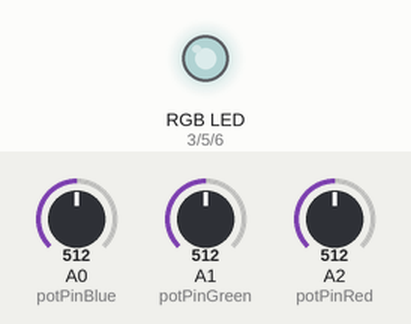
Simulated run of this sketch. Board: Arduino Uno, built with avr-gcc and run on an emulated ATmega328P. Shown: an RGB LED mixed from three pins (HIGH = lit). Inputs (shaded band) come from the test bench; at power-on: A0 (potPinBlue) = 512, A1 (potPinGreen) = 512, A2 (potPinRed) = 512. Dim RGB values are drawn brighter than linear.

Above: at 1.2 s.
1.3 s: A0 (potPinBlue) set to 716
At 1.7 s:
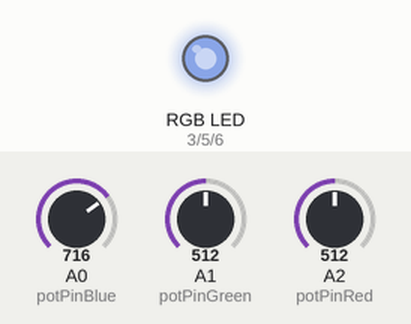
2.8 s: A1 (potPinGreen) set to 716
At 4.0 s:
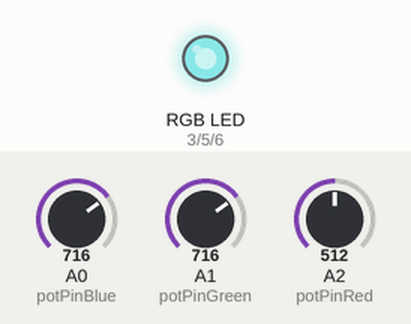
4.3 s: A2 (potPinRed) set to 716
At 5.1 s:
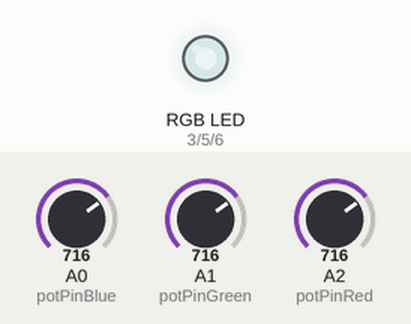
5.8 s: A0 (potPinBlue) set to 900
At 6.3 s:
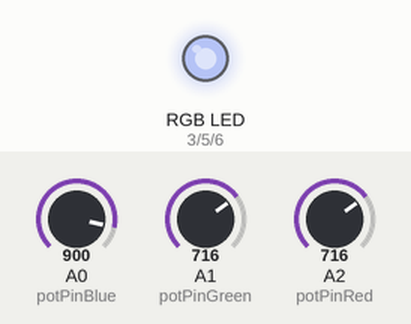
7.3 s: A1 (potPinGreen) set to 900
At 8.5 s:
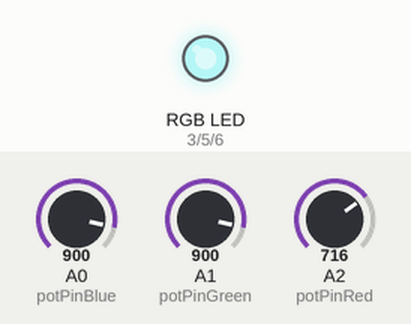
8.8 s: A2 (potPinRed) set to 900
At 9.8 s:
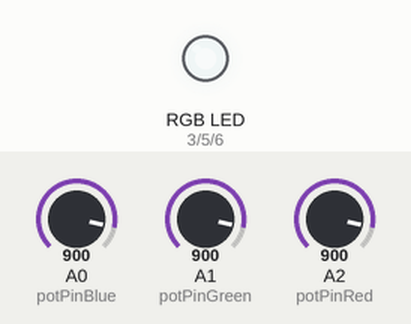
Timing chart, 0 to 11.3 s (numbered marks = the images above; inputs shaded):
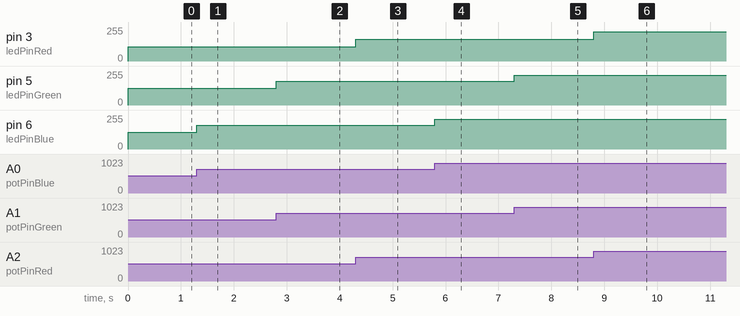

Measured:
- after the input at 1.3 s, pin 6 (ledPinBlue): 127/255 → 178/255 at once
- after the input at 2.8 s, pin 5 (ledPinGreen): 127/255 → 178/255 at once
- after the input at 4.3 s, pin 3 (ledPinRed): 106/255 → 165/255 at once
- after the input at 5.8 s, pin 6 (ledPinBlue): 178/255 → 224/255 at once
- after the input at 7.3 s, pin 5 (ledPinGreen): 178/255 → 224/255 at once
- after the input at 8.8 s, pin 3 (ledPinRed): 165/255 → 219/255 at once

The sketch:

RGB_LED_3_potentiometers.ino
```cpp
// analog output
const int ledPinRed = 3,
          ledPinGreen = 5,
          ledPinBlue = 6;

// analog input
const int potPinRed = A2,
          potPinGreen = A1,
          potPinBlue = A0;

// bounds for led and potentiometer; used for mappings
const int potLowerBound = 0,
          brokenPotLowerB = 145, // 145 because one of the potentiometers is broken and that is the minimum
          potUpperBound = 1023,
          ledLowerBound = 0,
          ledUpperBound = 255;

// potentiometers values
int potValueRed = 0,
    potValueGreen = 0,
    potValueBlue = 0;

// mapped values of potentiometers
int mappedValueRed = 0,
    mappedValueGreen = 0,
    mappedValueBlue = 0;

void setup() {
  pinMode(ledPinRed, OUTPUT);
  pinMode(ledPinGreen, OUTPUT);
  pinMode(ledPinBlue, OUTPUT);

  pinMode(potPinRed, INPUT);
  pinMode(potPinGreen, INPUT);
  pinMode(potPinBlue, INPUT);

  Serial.begin(9600);
}

void loop() {
  // put your main code here, to run repeatedly:

  potValueRed = analogRead(potPinRed);
  mappedValueRed = map(potValueRed, brokenPotLowerB, potUpperBound, ledLowerBound, ledUpperBound);

  potValueGreen = analogRead(potPinGreen);
  mappedValueGreen = map(potValueGreen, potLowerBound, potUpperBound, ledLowerBound, ledUpperBound);

  potValueBlue = analogRead(potPinBlue);
  mappedValueBlue = map(potValueBlue, potLowerBound, potUpperBound, ledLowerBound, ledUpperBound);

  // write the intensity
  analogWrite(ledPinRed, mappedValueRed);
  analogWrite(ledPinGreen, mappedValueGreen);
  analogWrite(ledPinBlue, mappedValueBlue);
}
```
